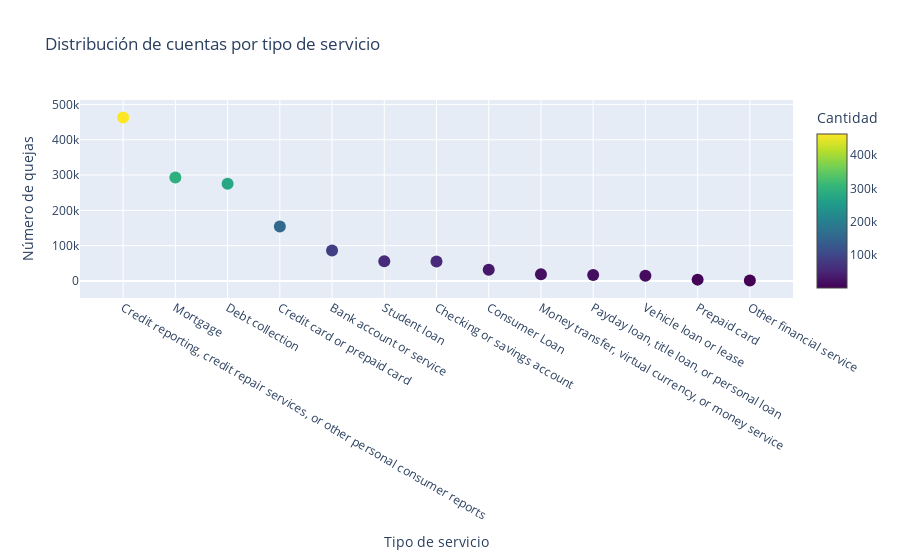

Source (notebook cell):
### Code cell
import pandas as pd
import plotly.graph_objects as go
import psycopg2

# Conectar al servidor PostgreSQL
conn = psycopg2.connect(
    dbname="data_bank",
    user="user",
    password="password",
    host="localhost",
    port="5432"
)

# Ejecutar la consulta SQL y almacenar los resultados en un data frame
query = """
SELECT
    product,
    count
FROM
    complaints_per_product
ORDER BY
    count DESC;
"""
df = pd.read_sql_query(query, conn)

# Crear la figura para la gráfica de dispersión
fig = go.Figure(go.Scatter(
    x=df['product'],
    y=df['count'],
    mode='markers',
    marker=dict(
        size=12,
        color=df['count'],  # Utilizar la cantidad como variable para el color
        colorscale='Viridis',  # Puedes cambiar el mapa de colores según tus preferencias
        colorbar=dict(title='Cantidad')
    )
))

# Establecer el título y las etiquetas de los ejes de la gráfica
fig.update_layout(
    title='Distribución de cuentas por tipo de servicio',
    xaxis_title='Tipo de servicio',
    yaxis_title='Número de quejas'
)

# Mostrar la gráfica
fig.show()

# Cerrar la conexión a la base de datos
conn.close()

### Figure 1 — Plotly figure (JSON) as saved in the notebook; plotly's stock layout.template omitted (floating-point values rounded to 4 significant figures)
{"data": [{"marker": {"color": [463249, 293191, 275584, 154460, 86206, 55838, 55452, 31604, 19114, 17150, 15040, 3819, 1059], "colorbar": {"title": {"text": "Cantidad"}}, "colorscale": [[0, "#440154"], [0.1111, "#482878"], [0.2222, "#3e4989"], [0.3333, "#31688e"], [0.4444, "#26828e"], [0.5556, "#1f9e89"], [0.6667, "#35b779"], [0.7778, "#6ece58"], [0.8889, "#b5de2b"], [1, "#fde725"]], "size": 12}, "mode": "markers", "type": "scatter", "x": ["Credit reporting, credit repair services, or other personal consumer reports", "Mortgage", "Debt collection", "Credit card or prepaid card", "Bank account or service", "Student loan", "Checking or savings account", "Consumer Loan", "Money transfer, virtual currency, or money service", "Payday loan, title loan, or personal loan", "Vehicle loan or lease", "Prepaid card", "Other financial service"], "y": [463249, 293191, 275584, 154460, 86206, 55838, 55452, 31604, 19114, 17150, 15040, 3819, 1059]}], "layout": {"title": {"text": "Distribución de cuentas por tipo de servicio"}, "xaxis": {"title": {"text": "Tipo de servicio"}}, "yaxis": {"title": {"text": "Número de quejas"}}}}
